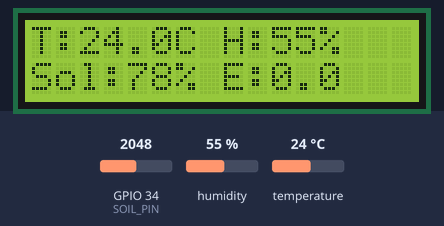
Bench run of a sketch on a simulated ESP32. On the bench: 16×2 character LCD. The inputs (shaded band) are chosen by the test bench; at power-on: humidity 55 %, GPIO 34 (SOIL_PIN) = 2048, temperature 24 °C. WiFi joins after 1.5 s; servers stay silent unless stated; what the sketch prints to the serial monitor is not drawn.

Above: at 5.6 s.
5.7 s: humidity set to 22 %
At 10.4 s:
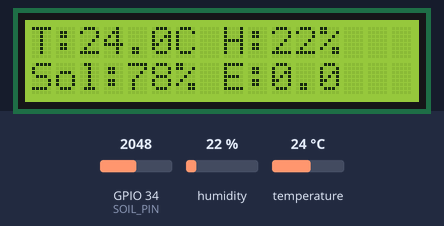
12.6 s: GPIO 34 (SOIL_PIN) set to 2866
At 15.5 s:
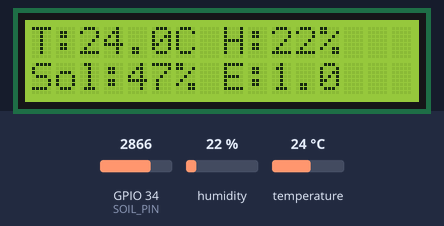
19.5 s: temperature set to 12 °C
At 20.5 s:
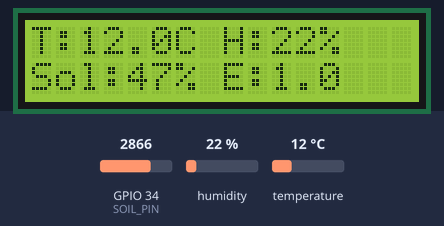
26.4 s: GPIO 34 (SOIL_PIN) set to 3603
At 30.6 s:
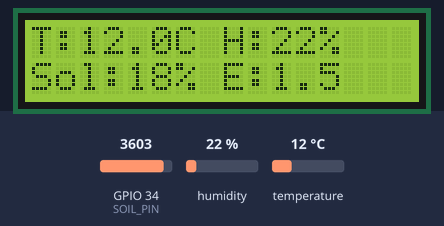
33.3 s: humidity set to 40 %
At 35.6 s:
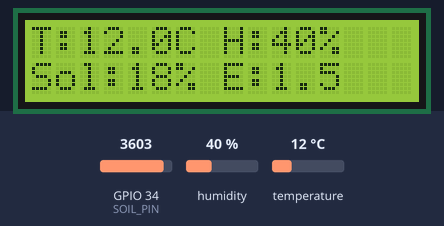
40.2 s: GPIO 34 (SOIL_PIN) set to 4095
At 45.7 s:
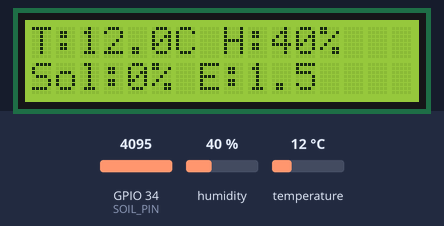
Timing chart, 0 to 47.2 s (numbered marks = the images above; inputs shaded):
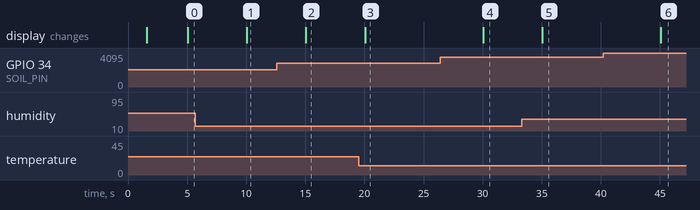

Measured:
- after the input at 5.7 s, the display: changes after 4.4 s (image 1)
- after the input at 12.6 s, the display: changes after 2.5 s (image 2)
- after the input at 19.5 s, the display: changes after 0.56 s (image 3)
- after the input at 26.4 s, the display: changes after 3.7 s (image 4)
- after the input at 33.3 s, the display: changes after 1.8 s (image 5)
- after the input at 40.2 s, the display: changes after 4.9 s (image 6)

The sketch:

sketch_jun26a.ino
```cpp
#include <WiFi.h>
#include <Firebase_ESP_Client.h>
#include <LiquidCrystal_I2C.h>
#include <DHT.h>
#include "addons/TokenHelper.h"  // Pour le callback de token
#include "addons/RTDBHelper.h"  // Pour le debug si nécessaire

// ==== Identifiants WiFi ====
#define WIFI_SSID " "
#define WIFI_PASSWORD " "

// ==== Identifiants Firebase ====
#define API_KEY " "
#define DATABASE_URL " "

// ==== Capteurs & Matériel ====
#define DHTPIN 15
#define DHTTYPE DHT11
#define SOIL_PIN 34
DHT dht(DHTPIN, DHTTYPE);
LiquidCrystal_I2C lcd(0x27, 16, 2);

// ==== Objets Firebase ====
FirebaseData fbdo;
FirebaseAuth auth;
FirebaseConfig config;

unsigned long lastSend = 0;

void setup() {
  Serial.begin(115200);
  lcd.init();
  lcd.backlight();

  lcd.setCursor(0, 0);
  lcd.print("Connexion WiFi...");

  // ---- Connexion WiFi ----
  WiFi.begin(WIFI_SSID, WIFI_PASSWORD);
  while (WiFi.status() != WL_CONNECTED) {
    Serial.print(".");
    delay(300);
  }
  Serial.println("\n✅ WiFi Connectée !");
  lcd.clear();
  lcd.setCursor(0, 0);
  lcd.print("WiFi Connectee");

  // ---- Configuration Firebase ----
  config.api_key = API_KEY;
  config.database_url = DATABASE_URL;

  // Sign Up Anonyme
  if (Firebase.signUp(&config, &auth, "", "")) {
    Serial.println("✅ Sign up anonyme effectué !");
  } else {
    Serial.println("❌ Sign up anonyme échoué !");
    Serial.println(config.signer.signupError.message.c_str());
  }

  // Callback de status du token
  config.token_status_callback = tokenStatusCallback;

  // Initialisation de Firebase
  Firebase.begin(&config, &auth);
  Firebase.reconnectWiFi(true);

  // ---- Initialisation du DHT ----
  dht.begin();

  lcd.clear();
}

void loop() {
  if (Firebase.ready() && (millis() - lastSend > 5000)) {
    lastSend = millis();

    float temperature = dht.readTemperature();
    float humiditeAir = dht.readHumidity();
    int soilRaw = analogRead(SOIL_PIN);
    int humiditeSol = map(soilRaw, 4095, 1500, 0, 100);
    humiditeSol = constrain(humiditeSol, 0, 100);

    float besoinEau = 0.0;
    if (humiditeSol < 40) {
      besoinEau = 1.5;
    } else if (humiditeSol < 60) {
      besoinEau = 1.0;
    } else {
      besoinEau = 0.0;
    }

    // ---- Affichage sur le LCD ----
    lcd.clear();
    lcd.setCursor(0, 0);
    lcd.print("T:");
    lcd.print(temperature, 1);
    lcd.print("C H:");
    lcd.print(humiditeAir, 0);
    lcd.print("%");

    lcd.setCursor(0, 1);
    lcd.print("Sol:");
    lcd.print(humiditeSol);
    lcd.print("% E:");
    lcd.print(besoinEau, 1);

    // ---- Envoi à Firebase ----
    if (Firebase.RTDB.setFloat(&fbdo, "/donnees/temperature", temperature)) {
      Serial.println("✅ Température envoyée");
    } else {
      Serial.println("❌ Erreur température: " + fbdo.errorReason());
    }

    if (Firebase.RTDB.setFloat(&fbdo, "/donnees/humidite_air", humiditeAir)) {
      Serial.println("✅ Humidité air envoyée");
    } else {
      Serial.println("❌ Erreur humidité air: " + fbdo.errorReason());
    }

    if (Firebase.RTDB.setInt(&fbdo, "/donnees/humidite_sol", humiditeSol)) {
      Serial.println("✅ Humidité sol envoyée");
    } else {
      Serial.println("❌ Erreur humidité sol: " + fbdo.errorReason());
    }

    if (Firebase.RTDB.setFloat(&fbdo, "/donnees/besoin_eau", besoinEau)) {
      Serial.println("✅ Besoin eau envoyé");
    } else {
      Serial.println("❌ Erreur besoin eau: " + fbdo.errorReason());
    }
  }
}
```
